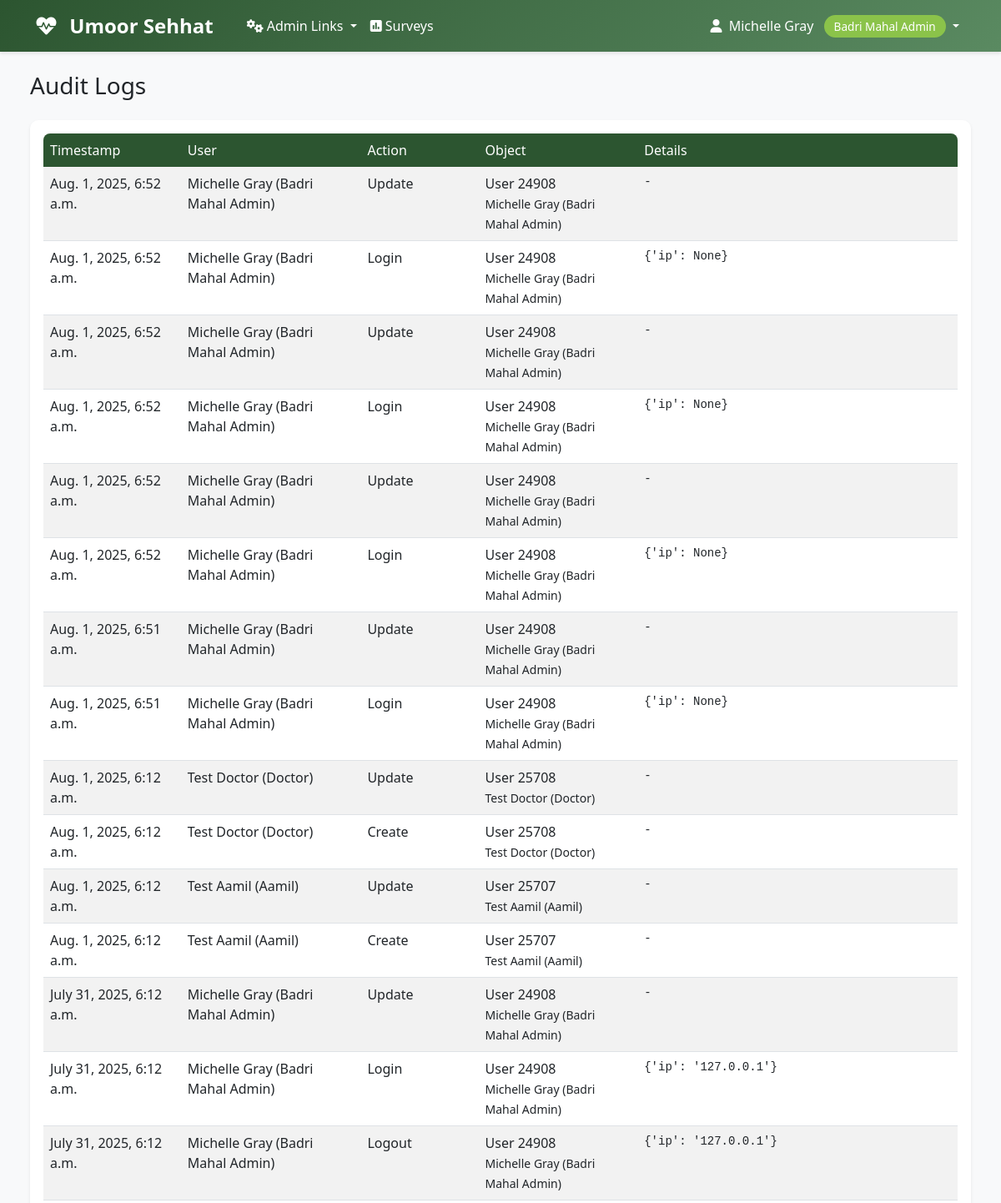
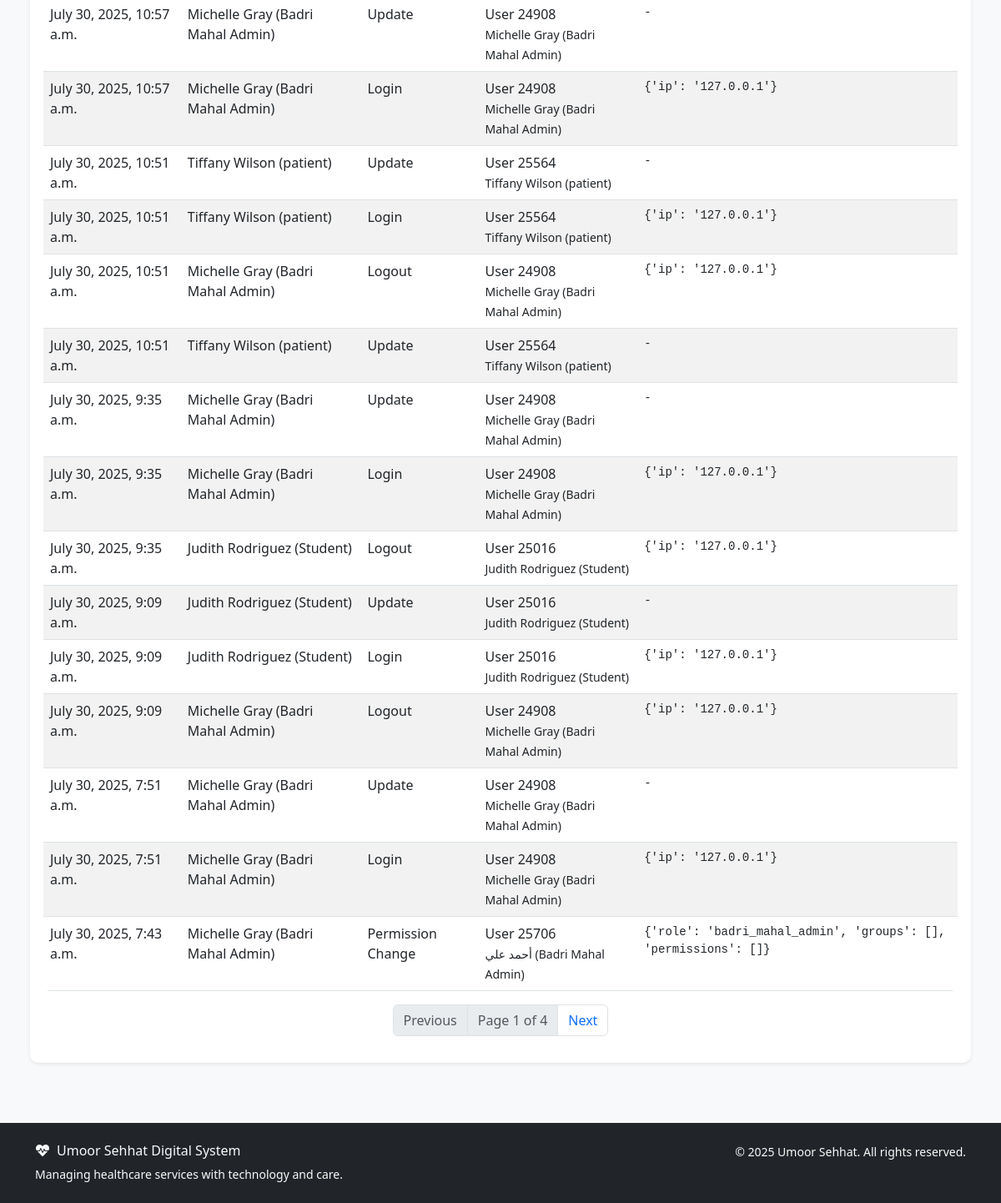
The app's page /accounts/audit-logs/ (signed in), older data (2 pictures, top to bottom).
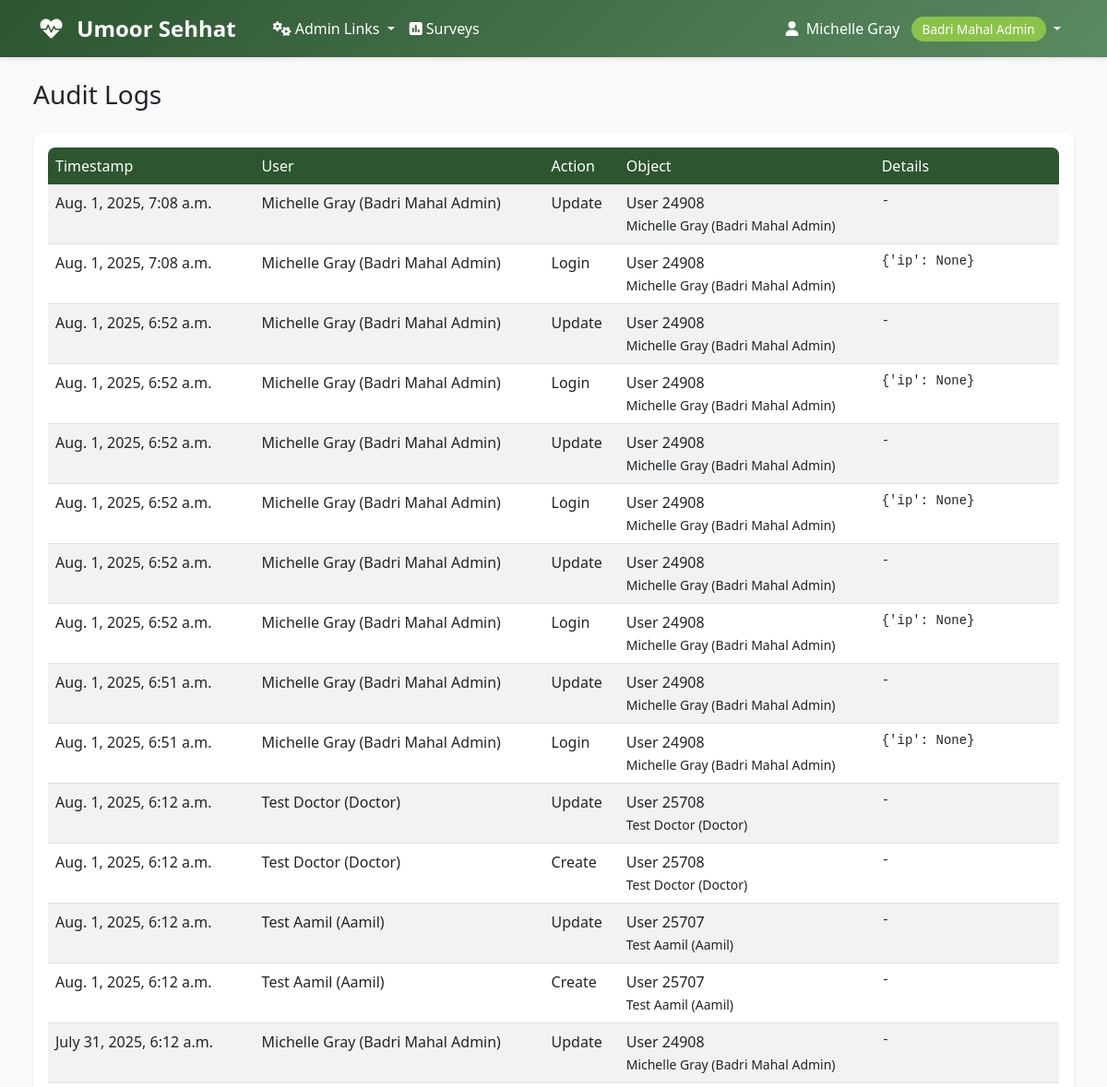
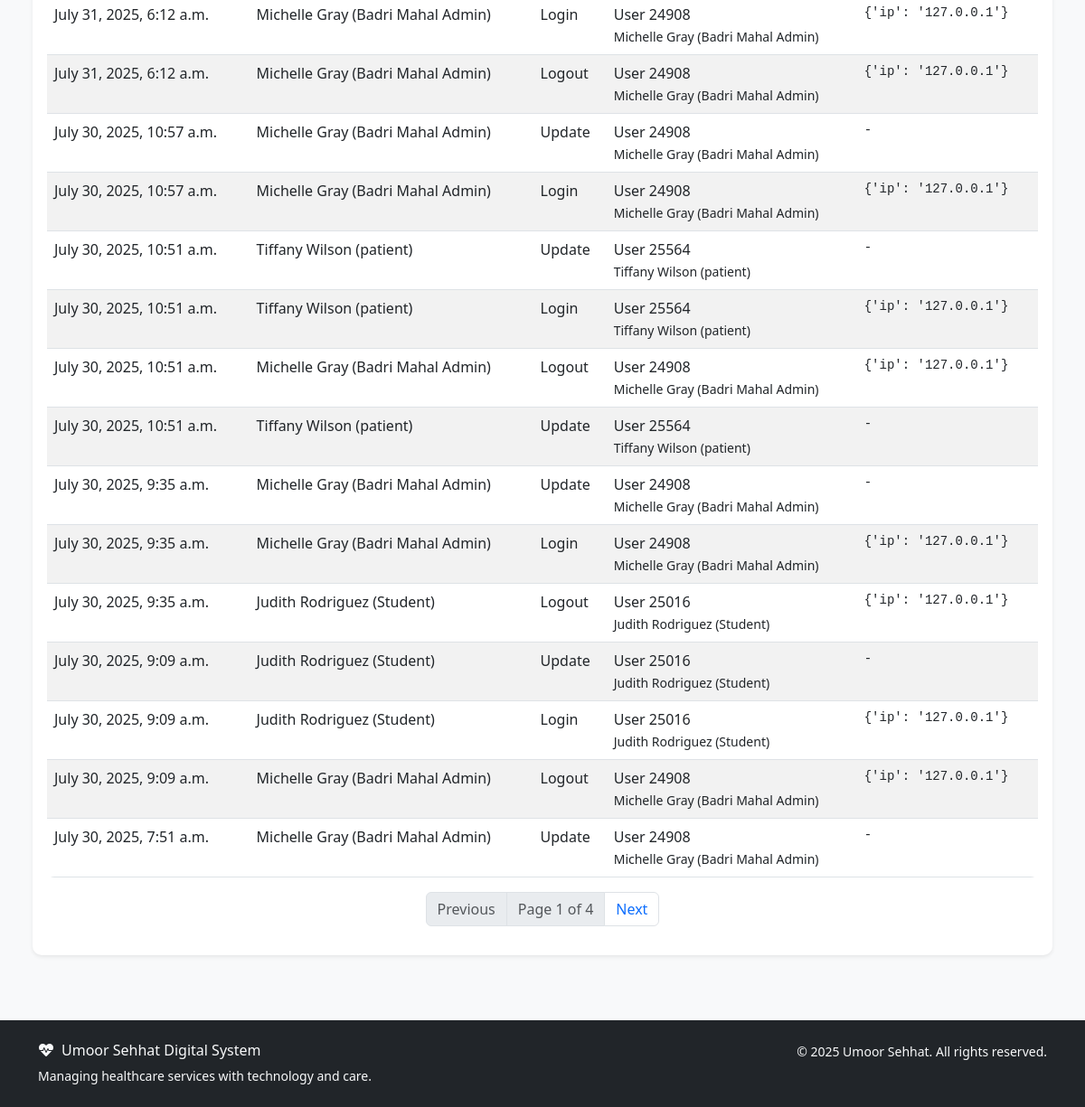
The same page, newer data (2 pictures, top to bottom).
### accounts/models.py (models this page shows, shortened)
class AuditLog(models.Model):
    ACTION_CHOICES = [
        ('create', 'Create'),
        ('update', 'Update'),
        ('delete', 'Delete'),
        ('login', 'Login'),
        ('logout', 'Logout'),
        ('permission_change', 'Permission Change'),
        ('other', 'Other'),
    ]
    user = models.ForeignKey(User, on_delete=models.SET_NULL, null=True, blank=True, related_name='audit_logs')
    action = models.CharField(max_length=32, choices=ACTION_CHOICES)
    object_type = models.CharField(max_length=64, blank=True, null=True)
    object_id = models.CharField(max_length=64, blank=True, null=True)
    object_repr = models.CharField(max_length=256, blank=True, null=True)
    timestamp = models.DateTimeField(auto_now_add=True)
    extra_data = models.JSONField(blank=True, null=True)
    class Meta:
        ordering = ['-timestamp']
        verbose_name = 'Audit Log'
        verbose_name_plural = 'Audit Logs'

class User(AbstractUser):
    ROLE_CHOICES = [
        ('aamil', 'Aamil'),
        ('moze_coordinator', 'Moze Coordinator'),
        ('doctor', 'Doctor'),
        ('student', 'Student'),
        ('badri_mahal_admin', 'Badri Mahal Admin'),
    ]
    role = models.CharField(max_length=20, choices=ROLE_CHOICES, default='student')
    its_id = models.CharField(
        max_length=8,
        unique=True,
        null=True,
        blank=True,
        validators=[RegexValidator(
            regex=r'^\d{8}$',
            message='ITS ID must be exactly 8 digits',
            code='invalid_its_id'
        )],
        help_text='8-digit ITS ID'
    )
    phone_number = models.CharField(max_length=15, blank=True, null=True)
    profile_photo = models.URLField(blank=True, null=True)
    arabic_name = models.CharField(max_length=100, blank=True, null=True)
    age = models.PositiveIntegerField(blank=True, null=True)
    verified_certificate = models.FileField(upload_to='certificates/', blank=True, null=True)
    specialty = models.CharField(max_length=100, blank=True, null=True)
    college = models.CharField(max_length=100, blank=True, null=True)  # For students
    specialization = models.CharField(max_length=100, blank=True, null=True)  # For students
    created_at = models.DateTimeField(auto_now_add=True)
    updated_at = models.DateTimeField(auto_now=True)
    def __str__(self):
        return f"{self.get_full_name()} ({self.get_role_display()})"
    def get_full_name(self):
        if self.arabic_name:
            return self.arabic_name
        return super().get_full_name() or self.username
    @property
    def is_aamil(self):
        return self.role == 'aamil'
    @property
    def is_moze_coordinator(self):
        return self.role == 'moze_coordinator'
    @property
    def is_doctor(self):
        return self.role == 'doctor'
    @property
    def is_student(self):
        return self.role == 'student'
    @property
    def is_admin(self):
        return self.role == 'badri_mahal_admin' or self.is_superuser
    class Meta:
        verbose_name = 'User'
        verbose_name_plural = 'Users'
        ordering = ['first_name', 'last_name']

### accounts/views.py (the view)
# urls.py: path('audit-logs/', views.AuditLogListView.as_view(), name='audit_log_list'),
class AuditLogListView(LoginRequiredMixin, UserPassesTestMixin, TemplateView):
    template_name = 'accounts/audit_log_list.html'
    paginate_by = 30
    def test_func(self):
        return self.request.user.is_admin
    def get_context_data(self, **kwargs):
        context = super().get_context_data(**kwargs)
        logs = AuditLog.objects.select_related('user').all()
        paginator = Paginator(logs, self.paginate_by)
        page_number = self.request.GET.get('page')
        page_obj = paginator.get_page(page_number)
        context['page_obj'] = page_obj
        return context

### templates/accounts/audit_log_list.html (shortened to what this page needs)
{% extends 'base.html' %}
{% block content %}
<div class="container-fluid px-2 px-md-4">
    <h1 class="h3 mb-4">Audit Logs</h1>
    <div class="card shadow-sm">
        <div class="card-body">
            <div class="table-responsive">
                <table class="table table-striped table-hover">
                    <thead>
                        <tr>
                            <th>Timestamp</th>
                            <th>User</th>
                            <th>Action</th>
                            <th>Object</th>
                            <th>Details</th>
                        </tr>
                    </thead>
                    <tbody>
                        {% for log in page_obj %}
                        <tr>
                            <td>{{ log.timestamp }}</td>
                            <td>{{ log.user|default:'-' }}</td>
                            <td>{{ log.get_action_display }}</td>
                            <td>{{ log.object_type }} {{ log.object_id }}<br><small>{{ log.object_repr }}</small></td>
                            <td><pre style="white-space: pre-wrap; word-break: break-all;">{{ log.extra_data|default:'-' }}</pre></td>
                        </tr>
                        {% empty %}
                        <tr><td colspan="5" class="text-center">No audit logs found.</td></tr>
                        {% endfor %}
                    </tbody>
                </table>
            </div>
            <nav>
                <ul class="pagination justify-content-center">
                    {% if page_obj.has_previous %}
                        <li class="page-item"><a class="page-link" href="?page={{ page_obj.previous_page_number }}">Previous</a></li>
                    {% else %}
                        <li class="page-item disabled"><span class="page-link">Previous</span></li>
                    {% endif %}
                    <li class="page-item disabled"><span class="page-link">Page {{ page_obj.number }} of {{ page_obj.paginator.num_pages }}</span></li>
                    {% if page_obj.has_next %}
                        <li class="page-item"><a class="page-link" href="?page={{ page_obj.next_page_number }}">Next</a></li>
                    {% else %}
                        <li class="page-item disabled"><span class="page-link">Next</span></li>
                    {% endif %}
                </ul>
            </nav>
        </div>
    </div>
</div>
{% endblock %}

Row changes from the older to the newer data that the page shows:
no longer on this page (row unchanged): AuditLog: timestamp "July 30, 2025, 7:51 a.m.", user "Michelle Gray (Badri Mahal Admin)", action "Login", object_type "User", object_id "24908", object_repr "Michelle Gray (Badri Mahal Admin)", extra_data "{'ip': '127.0.0.1'}"
no longer on this page (row unchanged): AuditLog: timestamp "July 30, 2025, 7:43 a.m.", user "Michelle Gray (Badri Mahal Admin)", action "Permission Change", object_type "User", object_id "25706", object_repr "أحمد علي (Badri Mahal Admin)", extra_data "{'role': 'badri_mahal_admin', 'groups': [], 'permissions': []}…"
added AuditLog: timestamp "Aug. 1, 2025, 7:08 a.m.", user "Michelle Gray (Badri Mahal Admin)", action "Update", object_type "User", object_id "24908", object_repr "Michelle Gray (Badri Mahal Admin)", extra_data "-"
added AuditLog: timestamp "Aug. 1, 2025, 7:08 a.m.", user "Michelle Gray (Badri Mahal Admin)", action "Login", object_type "User", object_id "24908", object_repr "Michelle Gray (Badri Mahal Admin)", extra_data "{'ip': None}"
